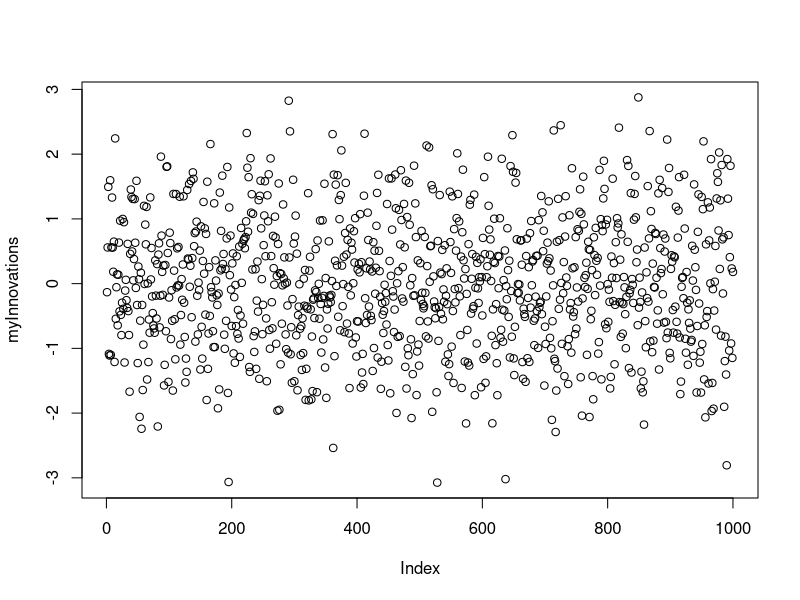
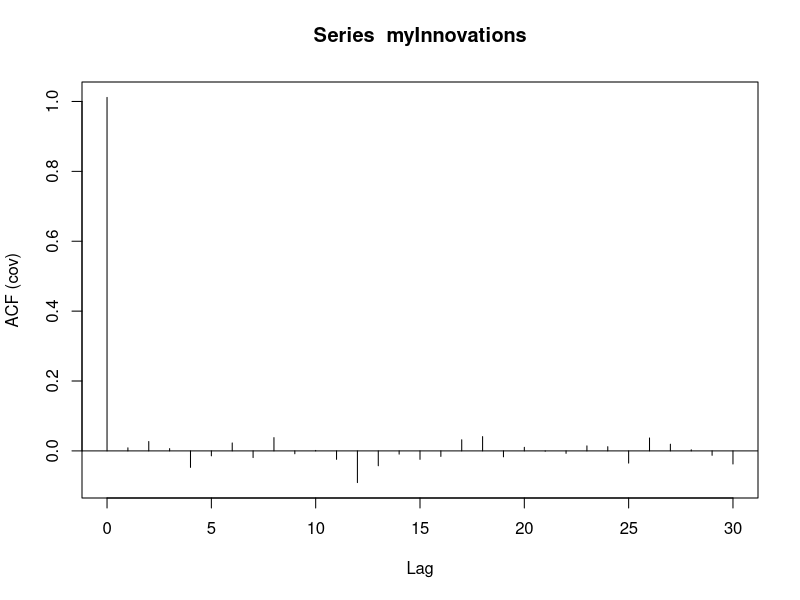
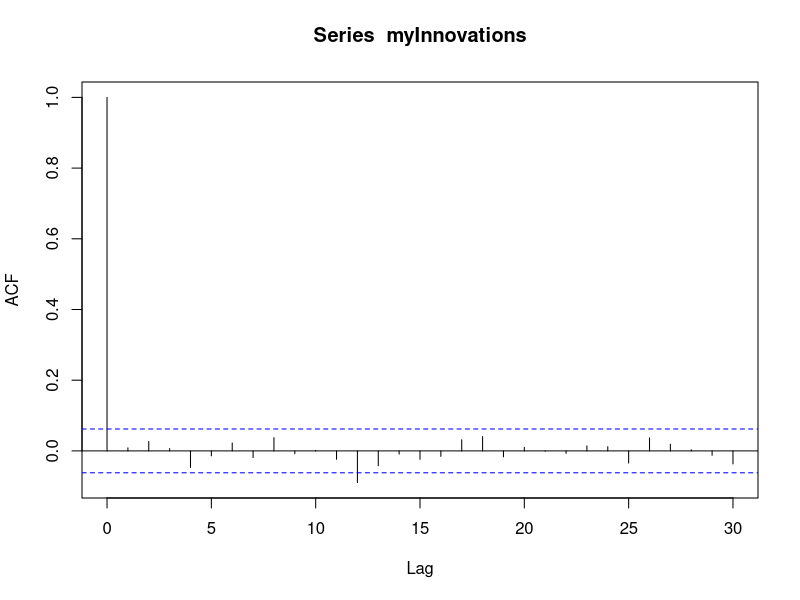

Write the R code that produced these figures, in order.
library(forecast)

computeInnovations <- function(x)
{
  #fit <- arima(x, order = c(1, 0, 0))
  fit <- arima(x, order = c(0, 0, 1))
  x_hats <- 0
  e <- x[1]

  for (i in 1:(length(x) - 1)) {
    forecast_value_new = forecast(x[1:i], h = 1, model = fit)$mean
    x_hats <- c(x_hats, forecast_value_new) # append the new value
    e_new = x[i+1] - x_hats[i+1]
    e <- c(e, e_new) # append to innovations array
  }

  return(e)
}


#simulated = arima.sim(n = 1000, list(ar = c(1/2)))
simulated = arima.sim(n = 1000, list(ma = c(1/2)))

myInnovations = computeInnovations(simulated)
plot(myInnovations)
acf(myInnovations, type="covariance")
acf(myInnovations, type="correlation")

acf(myInnovations, plot = FALSE)


